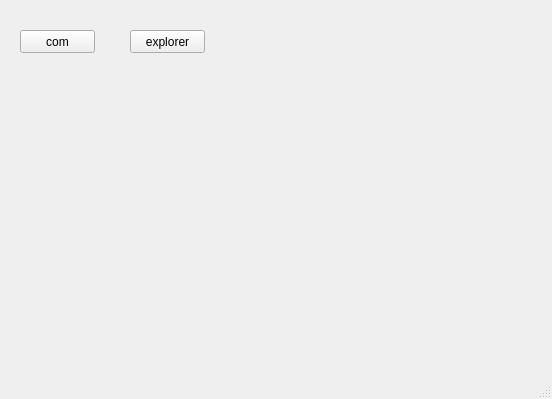
<?xml version="1.0" encoding="UTF-8"?>
<ui version="4.0">
 <class>MainWindow</class>
 <widget class="QMainWindow" name="MainWindow">
  <property name="geometry">
   <rect>
    <x>0</x>
    <y>0</y>
    <width>552</width>
    <height>399</height>
   </rect>
  </property>
  <property name="windowTitle">
   <string>MainWindow</string>
  </property>
  <widget class="QWidget" name="centralwidget">
   <widget class="QPushButton" name="btnCom">
    <property name="geometry">
     <rect>
      <x>20</x>
      <y>30</y>
      <width>75</width>
      <height>23</height>
     </rect>
    </property>
    <property name="text">
     <string>com</string>
    </property>
   </widget>
   <widget class="QPushButton" name="btnExplorer">
    <property name="geometry">
     <rect>
      <x>130</x>
      <y>30</y>
      <width>75</width>
      <height>23</height>
     </rect>
    </property>
    <property name="text">
     <string>explorer</string>
    </property>
   </widget>
  </widget>
  <widget class="QMenuBar" name="menubar">
   <property name="geometry">
    <rect>
     <x>0</x>
     <y>0</y>
     <width>552</width>
     <height>21</height>
    </rect>
   </property>
  </widget>
  <widget class="QStatusBar" name="statusbar"/>
 </widget>
 <resources/>
 <connections/>
</ui>
